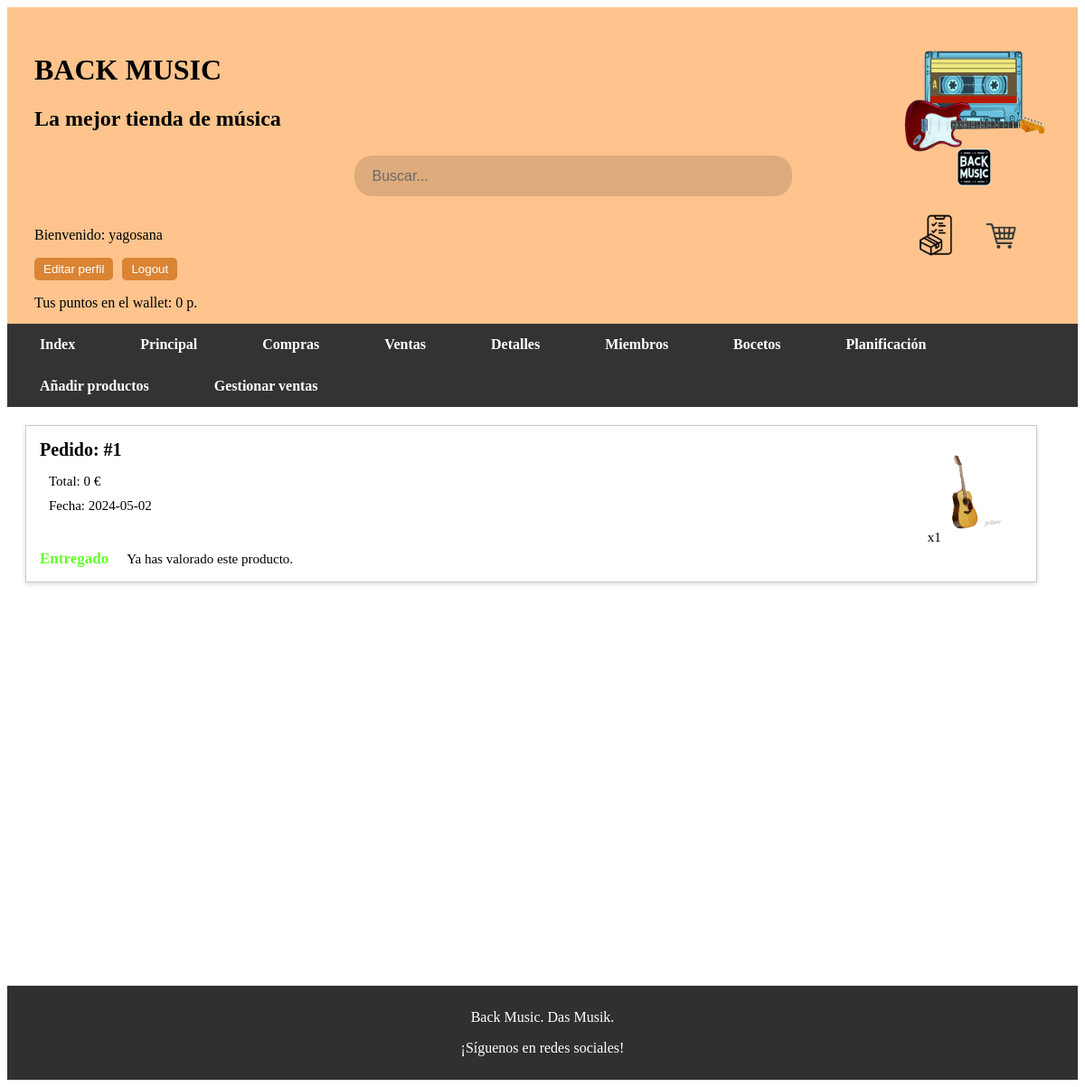
The page /includes/vistas/plantillas/mostrarPedidos.php (signed in) on the database its author committed.
### tables this page shows
CREATE TABLE `usuario` (
  `Apellido` text NOT NULL,
  `Nombre` text NOT NULL,
  `User` varchar(20) NOT NULL,
  `Idusuario` int(20) UNSIGNED NOT NULL,
  `Pass` varchar(60) NOT NULL,
  `Email` varchar(20) NOT NULL,
  `Rol` varchar(20) NOT NULL,
  `Puntos` double(10,2) DEFAULT 0
);

CREATE TABLE `pedidos` (
  `ID_Pedido` int(10) UNSIGNED NOT NULL,
  `Fecha` date NOT NULL,
  `Cliente` varchar(20) NOT NULL,
  `Importe` double NOT NULL
);

CREATE TABLE `productos_pedidos` (
  `ID_Pedido` int(10) UNSIGNED NOT NULL,
  `ID_Producto` int(10) UNSIGNED NOT NULL,
  `Cantidad` double NOT NULL
);

CREATE TABLE `productos` (
  `ID_Producto` int(10) UNSIGNED NOT NULL,
  `Nombre` varchar(20) NOT NULL,
  `Descripcion` varchar(200) NOT NULL,
  `Precio` decimal(6,2) NOT NULL,
  `Imagen` varchar(255) NOT NULL,
  `Stock` int(100) NOT NULL,
  `Visible` tinyint(1) NOT NULL DEFAULT 1,
  `Tipo` varchar(20) NOT NULL,
  `ID_Venta` int(10) UNSIGNED NOT NULL
);

### includes/src/usuarios/usuario.php (called while the page is built, shortened)
<?php
class Usuario
{
    private $id;
    private function __construct($nombreUsuario, $password, $nombre, $apellido, $email, $Roles, $id)
    {
        $this->id = $id;
    }
    public static function buscaUsuario($nombreUsuario)
    {
        $conn = Aplicacion::getInstance()->getConexionBd();
        $query = "SELECT * FROM usuario U WHERE U.User=:nombreUsuario";
        $stmt = $conn->prepare($query);
        $stmt->execute(['nombreUsuario' => $nombreUsuario]);
        $result = false;
        $fila = $stmt->fetch(PDO::FETCH_ASSOC);
        if ($fila) {
            $result = new Usuario($fila['User'], $fila['Pass'], $fila['Nombre'], $fila['Apellido'], $fila['Email'], $fila['Rol'], $fila['Idusuario']);
            $result->inicializarCarrito();
        }
        return $result;
    }
    public function getId()
    {
        return $this->id;
    }
    public static function getPuntos($id_usuario) {
        $conn = Aplicacion::getInstance()->getConexionBd();
        $query = "SELECT Puntos FROM usuario WHERE Idusuario=:idUsuario";
        $stmt = $conn->prepare($query);
        $stmt->execute(['idUsuario' => $id_usuario]);
        $result = $stmt->fetch(PDO::FETCH_ASSOC);
        return $result['Puntos'];
    }
}

### includes/vistas/helpers/pedido.php (the view, shortened to what this page needs)
<?php
class Pedido
{
    private $cliente;
    public function __construct($usuario) {
        $this->cliente = $usuario;
    }
    public function obtenerPedidosDelUsuario($usuario_id) {
        $db = Aplicacion::getInstance()->getConexionBd();
        $sql = "SELECT * FROM pedidos WHERE Cliente = :usuario_id";
        $stmt = $db->prepare($sql);
        $stmt->bindParam(':usuario_id', $usuario_id);
        $stmt->execute();
        $productos = $stmt->fetchAll();
        return $productos;
    }
    public function obtenerProductosDelPedido($pedido) {
        $db = Aplicacion::getInstance()->getConexionBd();
        $sql = "SELECT * FROM productos_pedidos WHERE ID_Pedido = :pedido_id";
        $stmt = $db->prepare($sql);
        $stmt->bindParam(':pedido_id', $pedido);
        $stmt->execute();
        $productos = $stmt->fetchAll();
        return $productos;
    }
    public function mostrarPedidos() {
        $db = Aplicacion::getInstance()->getConexionBd();
        $pedidos = $this->obtenerPedidosDelUsuario($this->cliente->getId());
        $output = "";
        if($pedidos != null) {
            foreach ($pedidos as $pedido) {
                $output .= "<div class='pedido'>";
                $output .= "<div class='infoPedido'>";
                $output .= "<p class='ped'>Pedido: #" .$pedido['ID_Pedido']. "</p>";
                $output .= "<p class='info'>Total: " .$pedido['Importe']. " €</p>";
                $output .= "<p class='info'>Fecha: " . $pedido['Fecha'] . "</p>";
                $output .= "<div class='estado'>";
                    if ($pedido['Fecha'] <= date('Y-m-d')) {
                        $output .= "<p class='entregado'>Entregado</p>";
                        if ($this->yaValorado($pedido['ID_Pedido'])) {
                            $output .= "<button class='valorar-btn' onclick='window.location.href=\"" . RUTA_APP . "/includes/vistas/plantillas/mostrarValoracion.php?id={$pedido['ID_Pedido']}\"'>Valorar</button>";
                        } else {
                            $output .= "<p class='frase'>Ya has valorado este producto.</p>";
                        }
                    } else {
                        $output .= "<p class='pend'>Pendiente</p>";
                    }
                $output .= "</div>";
                $output .= "</div>";
                $productos = $this->obtenerProductosDelPedido($pedido['ID_Pedido']);
                $output .= "<div class='productosPedido'>";
                foreach($productos as $producto) {
                    $sql = "SELECT * FROM productos WHERE ID_Producto = :producto_id";
                    $stmt = $db->prepare($sql);
                    $stmt->bindParam(':producto_id', $producto['ID_Producto']);
                    $stmt->execute();
                    $prod = $stmt->fetch();
                    $output .= "<div class='prodPedido'>";
                    $output .= "<p><img src='" . RUTA_APP . $prod['Imagen'] . "' alt='Imagen del producto' id='imgPedidos'>x" . $producto['Cantidad'] . "</p>";
                    $output .= "</div>";
                }
                $output .= "</div>";
                $output .= "</div>";
            }
        } else {
            $output .= "<p>No existen pedidos.</p>";
        }
        return $output;
    }
    private function yaValorado($pedidoId) {
        $db = Aplicacion::getInstance()->getConexionBd();
        $sql = "SELECT Valoracion FROM valoraciones WHERE Idusuario = :usuario_id AND ID = :pedido_id";
        $stmt = $db->prepare($sql);
        $usuario_id = $this->cliente->getId();
        $stmt->bindParam(':usuario_id', $usuario_id);
        $stmt->bindParam(':pedido_id', $pedidoId);
        $stmt->execute();
        $valoracion = $stmt->fetchColumn();
        return $valoracion == 0;
    }
}
?>

### includes/vistas/comun/cabecera.php (shortened to what this page needs)
<?php
if (isset($_SESSION["login"])) {
    require_once RAIZ_APP . '/includes/src/usuarios/usuario.php';
    $usuario = Usuario::buscaUsuario($_SESSION["nombre"]);
}
?>
<!DOCTYPE html>
<html>
<header>
    <div id="divSuperior">
        <img src="<?php echo RUTA_IMGS ?>/backMusicLogo.png" class="logoCabecera">
        <h1 class="h1titulo">BACK MUSIC</h1>
        <h2>La mejor tienda de música</h2>
        <div class="cabecera">
            <form action="<?php echo RUTA_SRC ?>/buscar.php" method="get">
                <input type="text" name="q" class="buscador" placeholder="Buscar...">
            </form>
        </div>
    </div>
    <div id="divInferior">
        <div id="divlogin">
            <?php
            if (isset($_SESSION["login"])) {
                echo "<p>Bienvenido: " . $_SESSION["nombre"] . "</p>
                <div class='buttoncabecera'>
                    <form action='" . RUTA_SRC . "/editarPerfil.php' method='post'>
                        <button type='submit' name='edit_profile'>Editar perfil</button>
                    </form>
                    <form action='" . RUTA_SRC . "/usuarios/logout.php' method='post'>
                        <button type='submit' name='logout'>Logout</button>
                    </form>
                </div>
                </p>";
                $puntos = Usuario::getPuntos($usuario->getId());
                echo "<p>Tus puntos en el wallet: $puntos p.</p>";
            }
            ?>
        </div>
        <div id="divarticulos">
            <div id="divpedido">
                <a href="<?php echo RUTA_VISTAS ?>/plantillas/mostrarPedidos.php"><img src="<?php echo RUTA_IMGS ?>/PEDIDO.png" alt="Pedido"></a>
            </div>
            <div id="divcarrito">
                <a href="<?php echo RUTA_VISTAS ?>/plantillas/mostrarCarrito.php"><img src="<?php echo RUTA_IMGS ?>/carrito.png" alt="Carrito"></a>
            </div>
        </div>
    </div>
</header>
</html>

### css/estilos.css (style rules this page uses)
body { background-color: #ffffff; }
header { padding: 30px; height: 290px; display: flex; flex-direction: column; background-color: #ffc48d; color: black; }
#divSuperior { order: 1; }
#divInferior { order: 2; margin-top: 10px; }
#divlogin { float: left; }
#divarticulos { float: right; display: flex; flex-direction: row; margin-right: 30px; }
#divcarrito { float: right; margin-left: 20px; }
#divcarrito img { width: 50px; }
#divpedido img { width: 50px; }
header a, header a:visited { color: black; font-weight: bold; text-decoration: none; }
.h1titulo { width: 50%; }
.logoCabecera { background-color: none; float: right; width: 170px; height: 170px; }
.pedido { display: flex; border: 1px solid #ccc; padding: 1em; margin-bottom: 1em; font-size: 15px; width: 95%; background-color: #ffffff; box-shadow: 0 2px 5px rgba(0, 0, 0, 0.15); }
.productosPedido { display: flex; flex-direction: row; flex-wrap: wrap; }
.prodPedido { margin-right: 10px; }
.infoPedido { flex: 1; }
.info { margin: 10px; }
.entregado { color: #64fe2b; font-weight: bold; font-weight: bold; margin-top: 30px; font-size: 17px; margin-bottom: 0px; margin-right: 20px; }
.estado { display: flex; flex-direction: row; }
.ped { font-weight: bold; font-size: 20px; margin-top: 0px; margin-bottom: 15px; }
.pedido img { display: block; height: 85px; width: auto; object-fit: cover; margin-right: 10px; margin-bottom: 0px; }
p.frase { margin-bottom: 0px; margin-top: 32px; display: inline-block; text-align: center; height: fit-content; }
.cabecera { background-color: none; height: 60px; display: flex; align-items: center; justify-content: center; }
.buscador { width: 180%; height: 45px; border-radius: 20px; border: none; padding: 0 20px; background-color: #ddab7c; color: #fff; font-size: 16px; }
.buscador::placeholder { color: #696969; opacity: 1; }
.buttoncabecera { display: flex; gap: 10px; }
.buttoncabecera button { background-color: #da8434; color: white; padding: 5px 10px; border: none; border-radius: 5px; cursor: pointer; }

### rows shown on the page
usuario: puntos "0"
pedidos: ID_Pedido "1", Importe "0", Fecha "2024-05-02", shows "Entregado", shows "Ya has valorado este producto."
productos_pedidos: ID_Producto.Imagen (picture), Cantidad "1"

### other values the page prints
$_SESSION["nombre"] "yagosana"
